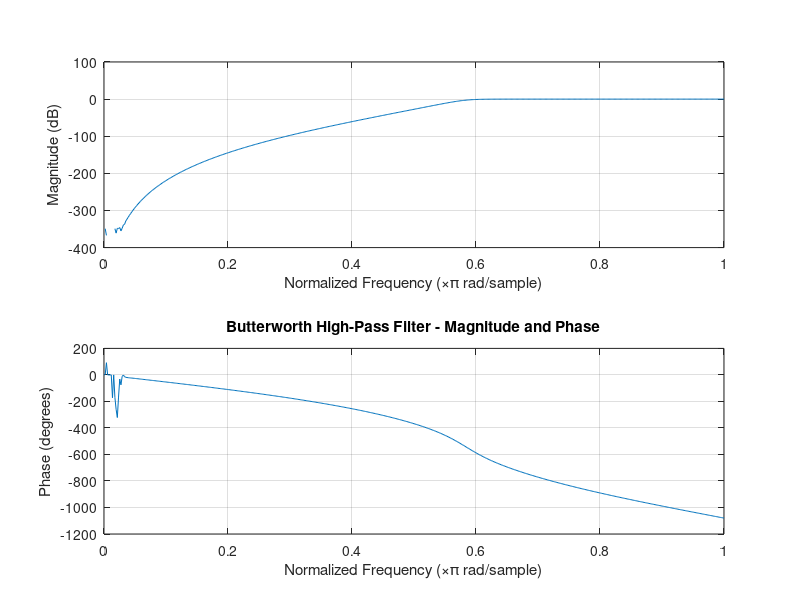
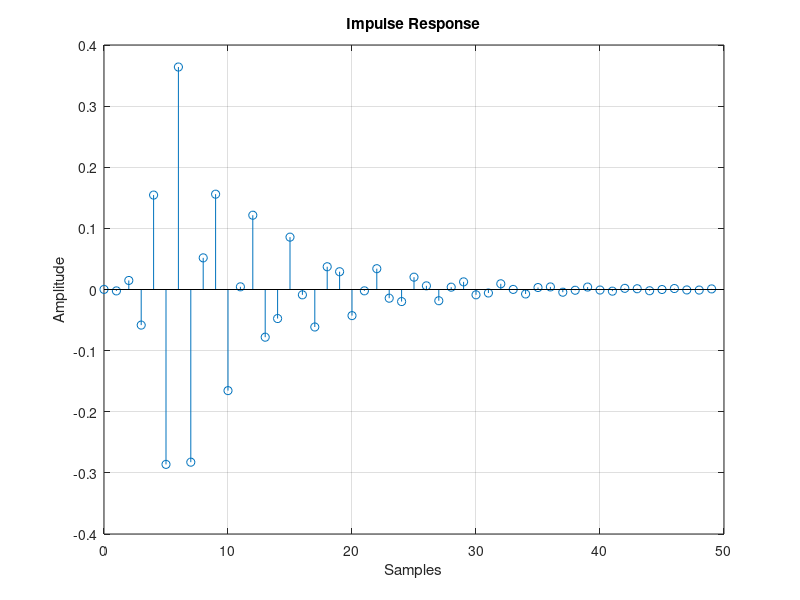

Write MATLAB code to recreate these figures, in order. (Note: this script raises an error after producing the figures.)
clc;
clear;
close all;

% Filter Specifications
Fs = 10000;       % Sampling Frequency (Hz)
Fp = 3000;        % Passband Frequency (Hz)
Fst = 2000;       % Stopband Frequency (Hz)
Rp = 1;           % Passband Ripple (dB)
Rs = 60;          % Stopband Attenuation (dB)

% Normalize frequencies
Wp = Fp/(Fs/2);
Ws = Fst/(Fs/2);

% Calculate minimum filter order and cutoff frequency
[N, Wn] = buttord(Wp, Ws, Rp, Rs);

% Design Butterworth High-Pass Filter
[b, a] = butter(N, Wn, 'high');

% Magnitude and Phase Response
figure;
freqz(b, a);
title('Butterworth High-Pass Filter - Magnitude and Phase');

% Impulse Response
figure;
[h, n] = impz(b, a, 50);
stem(n, h);
grid on;
title('Impulse Response');
xlabel('Samples');
ylabel('Amplitude');

% Step Response
figure;
stepz(b, a);
grid on;
title('Step Response');

% Group Delay
figure;
grpdelay(b, a);
title('Group Delay');

% Pole-Zero Plot
figure;
zplane(b, a);
grid on;
title('Pole-Zero Plot');

% Display Results
fprintf('Minimum Filter Order (N) = %d\n', N);
fprintf('Cutoff Frequency (Wn) = %.4f\n', Wn);
